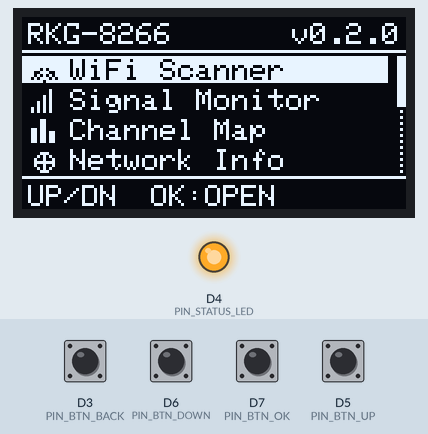
This sketch was run on a simulated ESP8266 (NodeMCU). Shown: 128×64 one-colour display, output pins drawn as LEDs (lit = HIGH). The test bench sets the inputs (shaded band); at power-on: D3 (PIN_BTN_BACK), D5 (PIN_BTN_UP), D6 (PIN_BTN_DOWN), D7 (PIN_BTN_OK) HIGH. Random numbers use the default seed unless the sketch sets one; what the sketch prints to the serial monitor is not drawn.

Above: at 4.3 s.
4.4 s: D7 (PIN_BTN_OK) pulled LOW for 0.15 s
At 5.8 s:
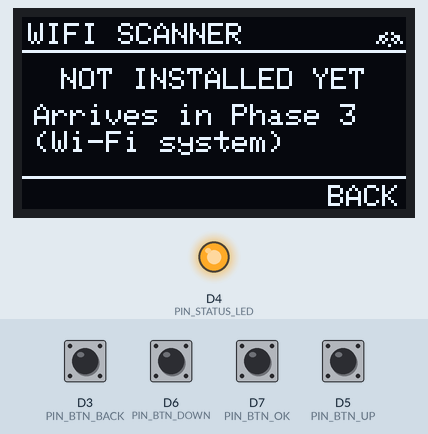
6.1 s: D3 (PIN_BTN_BACK) pulled LOW for 0.15 s
At 6.4 s:
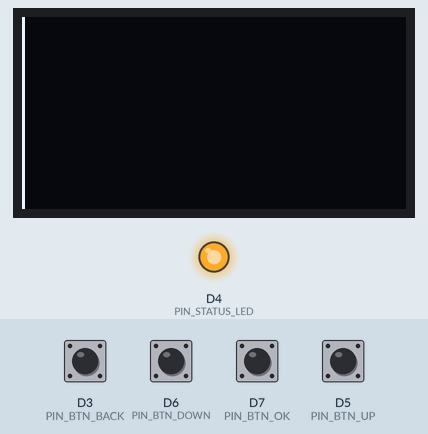
8.0 s: D5 (PIN_BTN_UP) pulled LOW for 1 s
At 9.7 s:
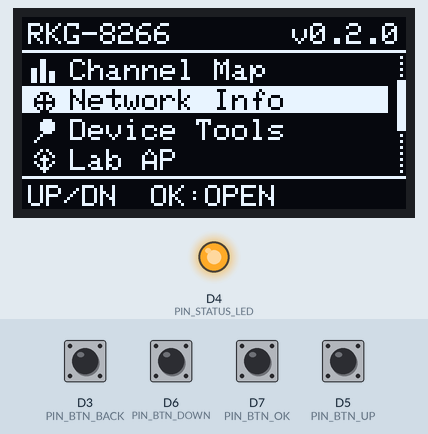
10.7 s: D5 (PIN_BTN_UP) pulled LOW for 0.15 s
At 12.0 s:
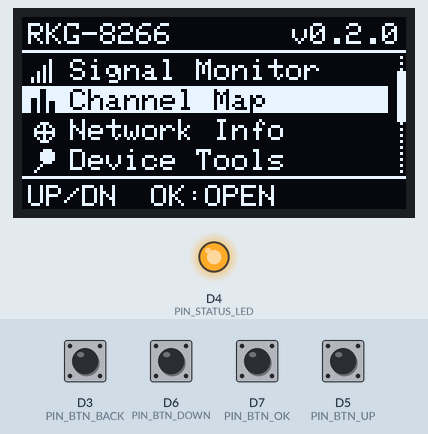
12.3 s: D7 (PIN_BTN_OK) pulled LOW for 1 s
At 13.2 s:
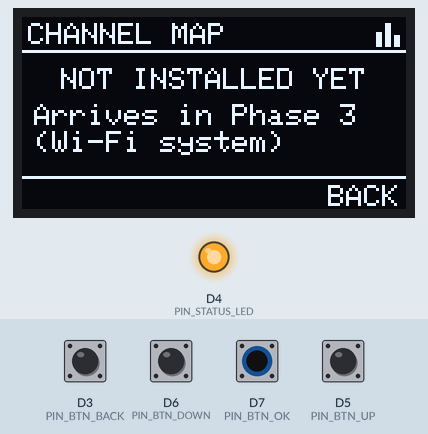
14.8 s: D3 (PIN_BTN_BACK) pulled LOW for 1 s
At 15.65 s:
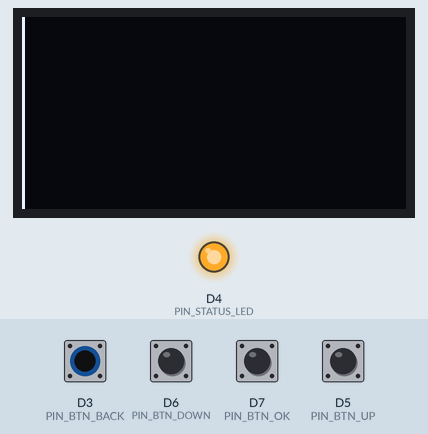
Timing chart, 0 to 17.8 s (numbered marks = the images above; inputs shaded):
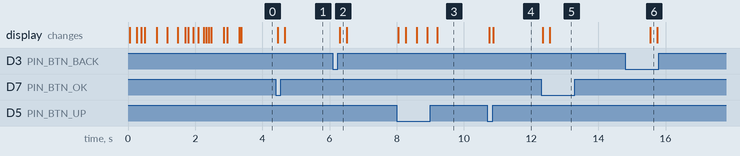

Measured:
- after the input at 4.4 s, the display: first changes after 0.05 s (image 1 shows a later state)
- after the input at 6.1 s, the display: changes after 0.20 s (image 2)
- after the input at 8.0 s, the display: first changes after 0.05 s (image 3 shows a later state)
- after the input at 10.7 s, the display: first changes after 0.05 s (image 4 shows a later state)
- after the input at 12.3 s, the display: first changes after 0.05 s (image 5 shows a later state)
- after the input at 14.8 s, the display: changes after 0.75 s (image 6)

The sketch:

RKG-8266.ino
```cpp
#include <Arduino.h>
#include "Config.h"
#include "DisplayManager.h"
#include "ButtonManager.h"
#include "GUI.h"
#include "Animations.h"
#include "UIManager.h"

DisplayManager display;
ButtonManager  buttons;
UIManager      ui;

static uint32_t lastBeat = 0;
static uint32_t minHeap = 0xFFFFFFFF;
static bool lowHeapWarned = false;

// Any button press skips the boot animation.
static bool bootAbort() {
  buttons.update();
  return buttons.next() != UiEvent::None;
}

// OLED missing: blink the on-board LED 3x, log to Serial, retry every cycle.
// The device never hangs permanently; if you reseat the wires it recovers.
static void displayFailureLoop() {
  while (true) {
    DBG("ERROR: OLED not found. Check SDA=D2, SCL=D1, 3.3V, GND (I2C 0x3C/0x3D).");
    for (uint8_t i = 0; i < 3; i++) {
      digitalWrite(PIN_STATUS_LED, LOW);  delay(150);
      digitalWrite(PIN_STATUS_LED, HIGH); delay(150);
    }
    delay(1000);
    if (display.begin()) return;
  }
}

void setup() {
  Serial.begin(SERIAL_BAUD);
  delay(50);
  DBG("");
  DBG("=== %s | %s | fw v%s ===", RKG_BRAND, RKG_DEVICE, RKG_FW_VERSION);

  pinMode(PIN_STATUS_LED, OUTPUT);
  digitalWrite(PIN_STATUS_LED, HIGH);              // LED off

  uint8_t held = buttons.begin();
  DBG("Buttons initialized (held-at-boot mask 0x%02X)", held);

  if (!display.begin()) displayFailureLoop();
  DBG("Display initialized (I2C 0x%02X)", display.address());
  GUI::begin(display.gfx());

  uint32_t heap = ESP.getFreeHeap();
  BootReport rep;
  rep.r[0] = BOOT_OK;                                      // OLED answered on I2C
  rep.r[1] = held ? BOOT_WARN : BOOT_INIT;                 // pins configured (wiring can't be proven)
  rep.r[2] = BOOT_SKIP;                                    // Wi-Fi not started until Phase 3
  rep.r[3] = (heap >= LOW_HEAP_BYTES) ? BOOT_OK : BOOT_WARN;   // real heap check
  bool anyBad = (rep.r[1] == BOOT_WARN) || (rep.r[3] == BOOT_WARN);
  rep.r[4] = anyBad ? BOOT_WARN : BOOT_OK;

  if (DEFAULT_BOOT_ANIM) Anim::bootSequence(&display, rep, bootAbort);
  buttons.flush();

  ui.begin(&display, &buttons, DEFAULT_UI_ANIM);
  if (held) ui.showMessage("WARNING", "Button held at boot", 4000);

  DBG("System ready. Free heap: %u", (unsigned)heap);
}

void loop() {
  ui.update();                                     // buttons + state machine + drawing

  uint32_t heap = ESP.getFreeHeap();
  if (heap < minHeap) minHeap = heap;
  if (!lowHeapWarned && heap < LOW_HEAP_BYTES) {
    lowHeapWarned = true;
    DBG("WARN: low heap %u", (unsigned)heap);
    ui.showMessage("LOW MEMORY", "Free heap is low", 4000);
  }

#if DEBUG_MODE
  if (millis() - lastBeat >= 10000) {
    lastBeat = millis();
    DBG("[hb] heap=%u min=%u maxblock=%u uptime=%us",
        (unsigned)heap, (unsigned)minHeap,
        (unsigned)ESP.getMaxFreeBlockSize(), (unsigned)(millis() / 1000));
  }
#endif
}
```

Animations.cpp
```cpp
#include "Animations.h"
#include "GUI.h"

static const char* const kCheckNames[5] = { "DISPLAY", "BUTTONS", "WIFI CORE", "MEMORY", "SYSTEM" };

static const char* resultText(BootResult r) {
  switch (r) {
    case BOOT_OK:   return "[ OK ]";
    case BOOT_INIT: return "[INIT]";   // initialised but not physically verifiable
    case BOOT_WARN: return "[WARN]";
    case BOOT_FAIL: return "[FAIL]";
    default:        return "[SKIP]";
  }
}

// "RKG" (size 3) + spaced "SYSTEM" (size 1) wordmark
static void drawWordmark(Adafruit_SSD1306* d, uint8_t bigChars, uint8_t smallChars) {
  static const char big[3] = { 'R', 'K', 'G' };
  static const char sys[6] = { 'S', 'Y', 'S', 'T', 'E', 'M' };
  d->setTextColor(SSD1306_WHITE);
  d->setTextSize(3);
  for (uint8_t i = 0; i < bigChars && i < 3; i++) { d->setCursor(37 + i * 18, 14); d->write(big[i]); }
  d->setTextSize(1);
  for (uint8_t i = 0; i < smallChars && i < 6; i++) { d->setCursor(39 + i * 9, 42); d->write(sys[i]); }
}

// Frame that grows from its four corners toward the middle. p = 0..100
static void drawFrame(Adafruit_SSD1306* d, uint8_t p) {
  const int16_t x = 28, y = 8, w = 72, h = 44;
  int16_t lx = (w / 2) * p / 100, ly = (h / 2) * p / 100;
  if (lx > 0) {
    d->drawFastHLine(x, y, lx, SSD1306_WHITE);           d->drawFastHLine(x + w - lx, y, lx, SSD1306_WHITE);
    d->drawFastHLine(x, y + h - 1, lx, SSD1306_WHITE);   d->drawFastHLine(x + w - lx, y + h - 1, lx, SSD1306_WHITE);
  }
  if (ly > 0) {
    d->drawFastVLine(x, y, ly, SSD1306_WHITE);           d->drawFastVLine(x + w - 1, y, ly, SSD1306_WHITE);
    d->drawFastVLine(x, y + h - ly, ly, SSD1306_WHITE);  d->drawFastVLine(x + w - 1, y + h - ly, ly, SSD1306_WHITE);
  }
}

// Glitch = shift a few 8-pixel-tall bands sideways, directly in the framebuffer.
static void glitch(Adafruit_SSD1306* d) {
  uint8_t* buf = d->getBuffer();
  uint8_t n = 1 + (uint8_t)random(3);
  for (uint8_t k = 0; k < n; k++) {
    uint8_t page = (uint8_t)random(8);
    int8_t shift = (int8_t)random(-8, 9);
    uint8_t* row = buf + page * SCREEN_W;
    if (shift > 0)      { memmove(row + shift, row, SCREEN_W - shift); memset(row, 0, shift); }
    else if (shift < 0) { int s = -shift; memmove(row, row + s, SCREEN_W - s); memset(row + SCREEN_W - s, 0, s); }
  }
}

static void drawChecks(const BootReport& rep, uint32_t local) {
  GUI::drawHeader(RKG_BRAND, "BOOT");
  for (uint8_t i = 0; i < 5; i++) {
    uint32_t rowT = i * 150UL;
    if (local < rowT) break;
    int16_t y = 14 + i * 9;
    GUI::text(2, y, kCheckNames[i]);
    GUI::textRight(126, y, (local - rowT >= 90) ? resultText(rep.r[i]) : "[ .. ]");
  }
}

static void drawReady(Adafruit_SSD1306* d, uint32_t local) {
  GUI::textCentered(64, 6, RKG_BRAND);
  d->drawFastHLine(20, 16, 88, SSD1306_WHITE);
  GUI::textCentered(64, 24, RKG_DEVICE, 2);
  int16_t len = (int32_t)88 * local / 300;
  if (len > 88) len = 88;
  if (len > 0) d->drawFastHLine(64 - len / 2, 44, len, SSD1306_WHITE);
  if (local > 200) GUI::textCentered(64, 49, "SYSTEM ONLINE");
}

namespace Anim {

void bootSequence(DisplayManager* dm, const BootReport& rep, bool (*abortFn)()) {
  Adafruit_SSD1306* d = dm->gfx();
  randomSeed(micros());
  const uint32_t t0 = millis();
  for (;;) {
    uint32_t t = millis() - t0;
    if (t >= 3000) break;
    if (abortFn && abortFn()) break;
    d->clearDisplay();

    if (t < 120) {                                   // stage 1: init mark
      int16_t s = 1 + t / 40;
      d->drawRect(64 - s, 32 - s, 2 * s, 2 * s, SSD1306_WHITE);
      d->drawPixel(64, 32, SSD1306_WHITE);
    } else if (t < 700) {                            // stage 2: R -> RK -> RKG -> SYSTEM
      uint8_t big = 1 + (t - 120) / 120; if (big > 3) big = 3;
      uint8_t small = (t < 450) ? 0 : 1 + (t - 450) / 40; if (small > 6) small = 6;
      drawWordmark(d, big, small);
    } else if (t < 950) {                            // stage 3: logo frame
      drawWordmark(d, 3, 6);
      drawFrame(d, (t - 700) * 100 / 250);
    } else if (t < 1350) {                           // stage 4: scan line
      drawWordmark(d, 3, 6);
      drawFrame(d, 100);
      int16_t y = 9 + (int32_t)(t - 950) * 42 / 400;
      d->drawFastHLine(29, y, 70, SSD1306_INVERSE);
    } else if (t < 1650) {                           // stage 5: glitch
      drawWordmark(d, 3, 6);
      drawFrame(d, 100);
      if (t < 1560) glitch(d);
    } else if (t < 2500) {                           // stage 6: system checks
      drawChecks(rep, t - 1650);
    } else {                                         // stage 7: ready
      drawReady(d, t - 2500);
    }
    dm->show();
    yield();
  }
}

void wipeOverlay(int16_t x) {
  Adafruit_SSD1306* d = GUI::gfx();
  if (x >= SCREEN_W) return;
  d->fillRect(x + 1, 0, SCREEN_W - x - 1, SCREEN_H, SSD1306_BLACK);
  d->drawFastVLine(x, 0, SCREEN_H, SSD1306_WHITE);
}

void drawDots(int16_t x, int16_t y, uint32_t ms) {
  Adafruit_SSD1306* d = GUI::gfx();
  uint8_t n = (ms / 300) % 4;
  for (uint8_t i = 0; i < n; i++) d->fillRect(x + i * 4, y, 2, 2, SSD1306_WHITE);
}

void drawSuccess(int16_t cx, int16_t cy, uint8_t pct) {
  Adafruit_SSD1306* d = GUI::gfx();
  d->drawCircle(cx, cy, 8, SSD1306_WHITE);
  if (pct > 40) d->drawLine(cx - 4, cy, cx - 1, cy + 3, SSD1306_WHITE);
  if (pct > 70) d->drawLine(cx - 1, cy + 3, cx + 4, cy - 3, SSD1306_WHITE);
}

void drawAlert(int16_t cx, int16_t cy, uint32_t ms) {
  if ((ms / 300) % 2) return;                        // blink
  GUI::drawIcon(ICON_WARNING, cx - 4, cy - 4);
}

}  // namespace Anim
```

Animations.h
```cpp
#pragma once
#include <Arduino.h>
#include "Config.h"
#include "DisplayManager.h"

enum BootResult : uint8_t { BOOT_OK, BOOT_INIT, BOOT_WARN, BOOT_FAIL, BOOT_SKIP };

struct BootReport {
  BootResult r[5];   // DISPLAY, BUTTONS, WIFI CORE, MEMORY, SYSTEM
};

namespace Anim {
  // ~3 s boot sequence. abortFn() returning true skips it.
  void bootSequence(DisplayManager* dm, const BootReport& rep, bool (*abortFn)());

  // Screen transition: hides everything right of x and draws a scan line.
  void wipeOverlay(int16_t x);

  // Small reusable animations (used from Phase 3 on)
  void drawDots(int16_t x, int16_t y, uint32_t ms);          // "connecting..."
  void drawSuccess(int16_t cx, int16_t cy, uint8_t pct);     // check mark drawing itself
  void drawAlert(int16_t cx, int16_t cy, uint32_t ms);       // blinking warning triangle
}
```

ButtonManager.cpp
```cpp
#include "ButtonManager.h"

static const uint8_t kPins[BTN_COUNT] = { PIN_BTN_UP, PIN_BTN_BACK, PIN_BTN_DOWN, PIN_BTN_OK };

uint8_t ButtonManager::begin() {
  qHead_ = qTail_ = 0;
  for (uint8_t i = 0; i < BTN_COUNT; i++) pinMode(kPins[i], INPUT_PULLUP);
  delay(5);                                   // let pull-ups settle
  uint8_t held = 0;
  uint32_t now = millis();
  for (uint8_t i = 0; i < BTN_COUNT; i++) {
    bool pressed = (digitalRead(kPins[i]) == LOW);   // LOW = pressed
    // A button already held at boot is ignored until released (prevents event spam).
    b_[i] = Btn{ pressed, pressed, pressed, pressed, now, now, now };
    if (pressed) held |= (1 << i);
  }
  return held;
}

void ButtonManager::push(UiEvent e) {
  uint8_t n = (qHead_ + 1) % 8;
  if (n == qTail_) return;                    // queue full: drop (never crash)
  q_[qHead_] = e;
  qHead_ = n;
}

UiEvent ButtonManager::next() {
  if (qTail_ == qHead_) return UiEvent::None;
  UiEvent e = q_[qTail_];
  qTail_ = (qTail_ + 1) % 8;
  return e;
}

void ButtonManager::flush() { qHead_ = qTail_ = 0; }

void ButtonManager::update() {
  uint32_t now = millis();
  for (uint8_t i = 0; i < BTN_COUNT; i++) {
    Btn& b = b_[i];
    bool raw = (digitalRead(kPins[i]) == LOW);

    // Debounce: a change only counts after the pin stays the same for DEBOUNCE_MS.
    if (raw != b.lastRead) { b.lastRead = raw; b.changedAt = now; }
    if (raw != b.stable && (now - b.changedAt) >= DEBOUNCE_MS) {
      b.stable = raw;
      if (raw) {                                            // ---- pressed
        b.pressedAt = now;
        b.longFired = false;
        b.nextRepeat = now + REPEAT_DELAY_MS;
        if (!b.ignore) {
          if (i == BTN_UP)   push(UiEvent::Up);
          if (i == BTN_DOWN) push(UiEvent::Down);
          if (i == BTN_OK)   push(UiEvent::Ok);
        }
      } else {                                              // ---- released
        // BACK fires on release so a long press can be told apart from a short one.
        if (!b.ignore && i == BTN_BACK && !b.longFired) push(UiEvent::Back);
        b.ignore = false;
      }
    }

    // Held-button behaviour
    if (b.stable && !b.ignore) {
      if ((i == BTN_UP || i == BTN_DOWN) && (int32_t)(now - b.nextRepeat) >= 0) {
        push(i == BTN_UP ? UiEvent::Up : UiEvent::Down);
        b.nextRepeat = now + REPEAT_INTERVAL_MS;
      }
      if (i == BTN_BACK && !b.longFired && (now - b.pressedAt) >= LONG_PRESS_MS) {
        b.longFired = true;
        push(UiEvent::Home);
      }
    }
  }
}
```

ButtonManager.h
```cpp
#pragma once
#include <Arduino.h>
#include "Config.h"

enum class UiEvent : uint8_t { None, Up, Down, Ok, Back, Home };
enum ButtonId : uint8_t { BTN_UP, BTN_BACK, BTN_DOWN, BTN_OK, BTN_COUNT };

class ButtonManager {
 public:
  uint8_t begin();      // returns bitmask of buttons that were already LOW at start
  void update();        // call every loop
  UiEvent next();       // pop one event (UiEvent::None if empty)
  void flush();
 private:
  struct Btn {
    bool stable, lastRead, longFired, ignore;
    uint32_t changedAt, pressedAt, nextRepeat;
  };
  void push(UiEvent e);
  Btn b_[BTN_COUNT];
  UiEvent q_[8];
  uint8_t qHead_ = 0, qTail_ = 0;
};
```

DisplayManager.cpp
```cpp
#include "DisplayManager.h"

DisplayManager::DisplayManager() : oled_(SCREEN_W, SCREEN_H, &Wire, -1) {}

// The Adafruit library does not reliably report a missing display,
// so we ask the I2C bus ourselves: "does anything answer at this address?"
bool DisplayManager::probe(uint8_t addr) {
  Wire.beginTransmission(addr);
  return Wire.endTransmission() == 0;
}

bool DisplayManager::begin() {
  Wire.begin(PIN_OLED_SDA, PIN_OLED_SCL);
  Wire.setClock(I2C_CLOCK_HZ);

  uint8_t found = 0;
  if (probe(OLED_ADDR_PRIMARY)) found = OLED_ADDR_PRIMARY;
  else if (probe(OLED_ADDR_ALT)) found = OLED_ADDR_ALT;
  if (!found) { ok_ = false; return false; }

  if (!oled_.begin(SSD1306_SWITCHCAPVCC, found)) { ok_ = false; return false; }

  addr_ = found;
  ok_ = true;
  oled_.setTextWrap(false);
  oled_.setTextColor(SSD1306_WHITE);
  oled_.clearDisplay();
  oled_.display();
  return true;
}
```

DisplayManager.h
```cpp
#pragma once
#include <Arduino.h>
#include <Wire.h>
#include <Adafruit_GFX.h>
#include <Adafruit_SSD1306.h>
#include "Config.h"

class DisplayManager {
 public:
  DisplayManager();
  bool begin();                       // false = OLED not found
  void show() { if (ok_) oled_.display(); }
  void setInverted(bool inv) { oled_.invertDisplay(inv); }
  void setContrast(uint8_t c) { oled_.ssd1306_command(SSD1306_SETCONTRAST); oled_.ssd1306_command(c); }
  bool isOk() const { return ok_; }
  uint8_t address() const { return addr_; }
  Adafruit_SSD1306* gfx() { return &oled_; }
 private:
  bool probe(uint8_t addr);
  Adafruit_SSD1306 oled_;
  bool ok_ = false;
  uint8_t addr_ = 0;
};
```

GUI.h
```cpp
#pragma once
#include <Arduino.h>
#include <Adafruit_GFX.h>
#include <Adafruit_SSD1306.h>
#include "Config.h"

enum IconId : uint8_t {
  ICON_WIFI, ICON_SIGNAL, ICON_CHANNEL, ICON_NETWORK, ICON_TOOLS, ICON_AP,
  ICON_LOGS, ICON_SETTINGS, ICON_ABOUT, ICON_BACK, ICON_WARNING, ICON_OK, ICON_NONE
};

struct MenuItem { const char* label; IconId icon; };

struct MenuState {
  uint8_t selected = 0;   // logical selection
  int16_t scrollPx = 0;   // animated list scroll (pixels)
  int16_t cursorPx = 0;   // animated cursor position inside the list (pixels)
};

namespace GUI {
  void begin(Adafruit_SSD1306* disp);
  Adafruit_SSD1306* gfx();
  void clear();

  // text
  void text(int16_t x, int16_t y, const char* s, uint8_t size = 1, uint16_t color = SSD1306_WHITE);
  void textCentered(int16_t cx, int16_t y, const char* s, uint8_t size = 1, uint16_t color = SSD1306_WHITE);
  void textRight(int16_t rx, int16_t y, const char* s, uint8_t size = 1, uint16_t color = SSD1306_WHITE);
  uint8_t wrapText(int16_t x, int16_t y, int16_t w, const char* s, uint8_t maxLines);

  // chrome (draw AFTER list content: they cover the top/bottom bands)
  void drawHeader(const char* title, const char* right = nullptr);
  void drawFooter(const char* left, const char* center, const char* right);

  // menu / scroll list
  void menuMove(MenuState& m, uint8_t count, int8_t dir);
  bool updateMenu(MenuState& m, uint8_t count, bool animate);   // true = still moving
  void drawMenu(const MenuItem* items, uint8_t count, const MenuState& m);

  // widgets
  void drawIcon(IconId id, int16_t x, int16_t y, uint16_t color = SSD1306_WHITE);  // 8x8
  void drawProgress(int16_t x, int16_t y, int16_t w, int16_t h, uint8_t pct);
  void drawSignalBar(int16_t x, int16_t y, int16_t rssi);
  void drawStatus(int16_t x, int16_t y, bool on);
  void drawGraph(int16_t x, int16_t y, int16_t w, int16_t h,
                 const int8_t* data, uint8_t n, int8_t vmin, int8_t vmax);
  void drawDialog(const char* title, const char* msg, IconId icon = ICON_NONE);
  void drawConfirm(const char* title, const char* msg,
                   const char* label0, const char* label1, uint8_t selected);
}
```

UIManager.h
```cpp
#pragma once
#include <Arduino.h>
#include "Config.h"
#include "DisplayManager.h"
#include "ButtonManager.h"
#include "GUI.h"

enum ScreenId : uint8_t {
  SCR_HOME = 0, SCR_WIFI_SCANNER, SCR_SIGNAL, SCR_CHANNEL, SCR_NETINFO,
  SCR_TOOLS, SCR_LAB_AP, SCR_LOGS, SCR_SETTINGS, SCR_ABOUT, SCR_MESSAGE
};

class UIManager {
 public:
  void begin(DisplayManager* dm, ButtonManager* bm, bool animations);
  void update();                                   // call every loop()
  void showMessage(const char* title, const char* msg, uint32_t timeoutMs);
  ScreenId current() const { return cur_; }

 private:
  void navigate(ScreenId next);    // open a screen (remembers where we came from)
  void back();                     // return to previous logical screen
  void goHome();
  void handleEvent(UiEvent ev);
  void startWipe();
  void render();
  void drawHome();
  void drawAbout();
  void drawPlaceholder();

  DisplayManager* dm_ = nullptr;
  ButtonManager*  bm_ = nullptr;
  bool anim_ = true;

  ScreenId cur_ = SCR_HOME;
  ScreenId stack_[UI_STACK_DEPTH];
  uint8_t  sp_ = 0;
  MenuState menu_;

  bool dirty_ = true;
  uint32_t lastFrame_ = 0, lastTick_ = 0;
  bool wiping_ = false;
  int16_t wipeX_ = 0;

  char msgTitle_[20] = "";
  char msgBody_[40]  = "";
  bool msgTimeout_ = false;
  uint32_t msgUntil_ = 0;
};
```

Source omitted: GUI.cpp (9126 bytes), UIManager.cpp (6036 bytes), Config.h (2121 bytes)
